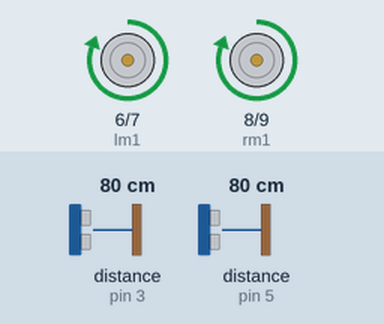
Recording of a sketch running on a simulated Arduino Uno, built with avr-gcc and run on an emulated ATmega328P. Parts: motor-driver pin pairs drawn as motors (green arrow = first pin HIGH = forward, orange = second pin HIGH = backward, longer = more drive). Inputs (shaded band) come from the test bench; at power-on: distance to the obstacle (sensors on pin 3, pin 5) 80 cm. The echo pulse lasts 58.3 µs per cm; what the sketch prints to the serial monitor is not drawn.

Above: at 1.5 s.
1.6 s: distance to the obstacle (sensor on pin 3) set to 11 cm
5.1 s: distance to the obstacle (sensor on pin 3) set to 8 cm
At 6.7 s:
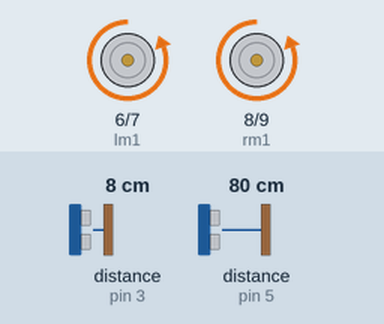
At 8.3 s:
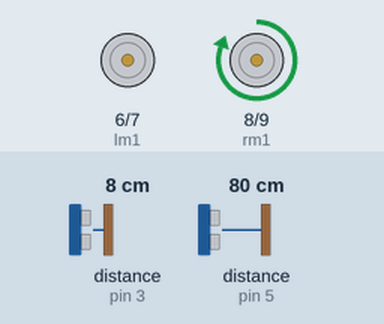
8.6 s: distance to the obstacle (sensor on pin 3) set to 35 cm
12.1 s: distance to the obstacle (sensor on pin 5) set to 23 cm
15.6 s: distance to the obstacle (sensor on pin 5) set to 18 cm
At 16.0 s:
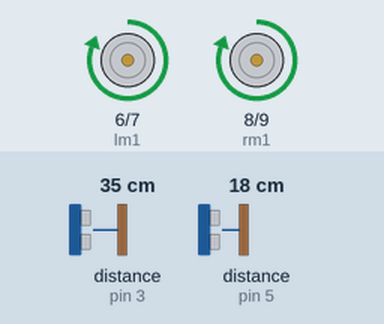
19.1 s: distance to the obstacle (sensor on pin 5) set to 35 cm
At 19.7 s:
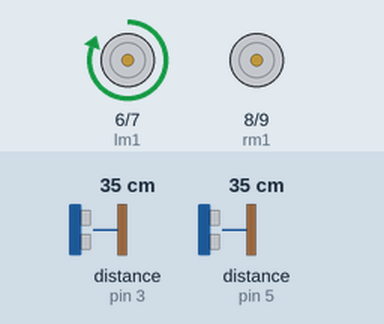
Timing chart, 0 to 23.6 s (numbered marks = the images above; inputs shaded):
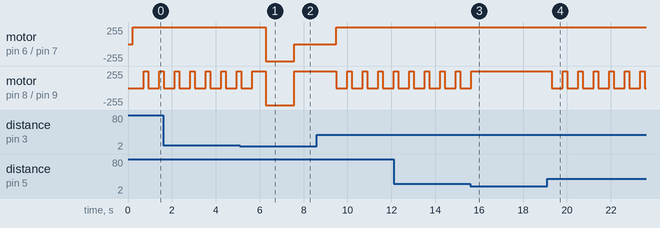

Measured:
- the behaviour switches between 10 and 9 cm on distance to the obstacle (sensor on pin 3) (found by bisection; images 0 and 1)
- the behaviour switches between 21 and 20 cm on distance to the obstacle (sensor on pin 5) (found by bisection; images 2 and 3)
- after the input at 5.1 s, motor on pin 6 (lm1) / pin 7 (lm2): forward 255/255 → backward 255/255 after 1.2 s, → stopped 1.3 s later
- after the input at 15.6 s, motor on pin 8 (rm1) / pin 9 (rm2): goes on until 15.6 s, then stays forward 255/255
- after the input at 19.1 s, motor on pin 8 (rm1) / pin 9 (rm2): alternates forward 255/255 for 0.21 s and stopped for 0.50 s, starting after 0.21 s
- by itself, motor on pin 8 (rm1) / pin 9 (rm2): alternates forward 255/255 for 0.21 s and stopped for 0.50 s

The sketch:

wfr_front_right.ino
```cpp
#include <NewPing.h>

#define noofsonar 2
#define maxdist 400
#define trigpin1 2
#define echopin1 3
#define trigpin2 4
#define echopin2 5
#define lm1 6
#define lm2 7
#define rm1 8
#define rm2 9
#define vcc 10
//int rngfrot=0;
int rngwall=0;
NewPing sonar[noofsonar]={
  NewPing(trigpin1,echopin1,maxdist),
  NewPing(trigpin2,echopin2,maxdist)
};
void setup() {
  // put your setup code here, to run once:
Serial.begin(9600);
pinMode(trigpin1,OUTPUT);
pinMode(echopin1,INPUT);
pinMode(trigpin2,OUTPUT);
pinMode(echopin2,INPUT);
pinMode(lm1,OUTPUT);
pinMode(lm2,OUTPUT);
pinMode(rm1,OUTPUT);
pinMode(rm2,OUTPUT);
pinMode(vcc,OUTPUT);
digitalWrite(trigpin1,LOW);
digitalWrite(trigpin2,LOW);
}
int toCloseWall = 15;           //Initialze and define the values for distance between wall and robot

int toFarWall = 20;

int toCloseFront = 10,rangeFront,rangeWall;
void loop() {
  // put your main code here, to run repeatedly:

Main:

  rangeFront = readRangeFront();  // Read the sensor value by the function call

  Serial.print(rangeFront);

  Serial.print(" Front");

  Serial.println();

  rangeWall = readRangeWall();

  Serial.print(rangeWall);

  Serial.print(" Wall");

  Serial.println();

 if (rangeFront < toCloseFront)  //Condition to check whether front sensor is close to robot

 {

    delay(500);

    drive_backward();

    delay(500);

    Serial.print(" Drive Back");

    //turn_right();

    Serial.print(" LEFT Turn");

    Serial.println();

    delay(800);

    drive_forward();

    turn_left();

    delay(1700);

    goto Main;

  }


  if(rangeWall > toCloseWall && rangeWall < toFarWall) //condition to check distance measured by front and side sensor is maintained correctly

  {

    drive_forward();

    Serial.print(" Drive Forward");

    Serial.println();

    goto Main;

  }


  if (rangeWall < toCloseWall)                       //condition to check side wall is close to robot

  {

    delay(100);

    turn_left();

    //turn_right();

    delay(500);

    Serial.print(" Turn Left");

    drive_forward();

    Serial.print(" Drive Forward");

    Serial.println();

    goto Main;

  }

  if (rangeWall > toFarWall)                         //condition to check robot is far from side wall

  {

    delay(100);

    turn_right();

    //turn_left();

    Serial.print(" Turn Right");

    delay(500);

    drive_forward();

    Serial.print(" Drive Forward");

    Serial.println();

    goto Main;

  }

}


void motor_stop()                                  // function to stop the robot

{

    digitalWrite(lm1, LOW);

    digitalWrite(lm2, LOW);

    digitalWrite(rm1, LOW);

    digitalWrite(rm2, LOW);

}


void drive_forward()                               // function to drive the robot forward

{

    digitalWrite(lm1, HIGH);

    digitalWrite(lm2, LOW);

    digitalWrite(rm1, HIGH);

    digitalWrite(rm2, LOW);

}


void drive_backward()                             // function to drive the robot backward

{

    digitalWrite(lm1, LOW);

    digitalWrite(lm2, HIGH);

    digitalWrite(rm1, LOW);

    digitalWrite(rm2, HIGH);

}


void turn_left()                                  // function to turn the robot left

{

    digitalWrite(lm1, LOW);

    digitalWrite(lm2, LOW);

    digitalWrite(rm1, HIGH);

    digitalWrite(rm2, LOW);

}


void turn_right()                                     //function to turn the robot right

{

    digitalWrite(lm1, HIGH);

    digitalWrite(lm2, LOW);

    digitalWrite(rm1, LOW);

    digitalWrite(rm2, LOW);

}


int readRangeFront()                                 //function to read the front sensor value

{

  delay(50);

  unsigned rangeFront = sonar[0].ping_cm();

  //sonar[0].timer_stop();

  return rangeFront;

}

int readRangeWall()                                 // function to read the left sensor value

{

  delay(50);

  unsigned rangeWall = sonar[1].ping_cm();

  //sonar[1].timer_stop();

  return rangeWall;

}
```
